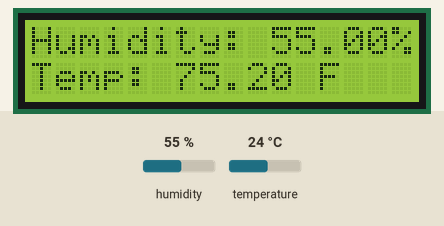
Simulated run of this sketch. Board: Arduino Uno, built with avr-gcc and run on an emulated ATmega328P. Parts: 16×2 character LCD. The inputs (shaded band) are chosen by the test bench; at power-on: humidity 55 %, temperature 24 °C. What the sketch prints to the serial monitor is not drawn.

Above: at 3.6 s.
3.7 s: humidity set to 22 %
At 6.5 s:
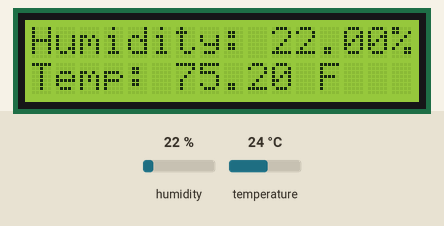
8.2 s: temperature set to 12 °C
At 10.0 s:
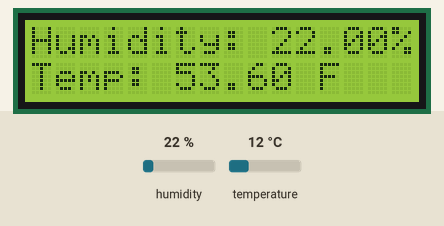
12.7 s: humidity set to 40 %
At 15.9 s:
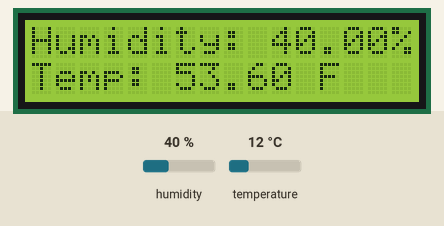
17.2 s: temperature set to 19 °C
At 19.4 s:
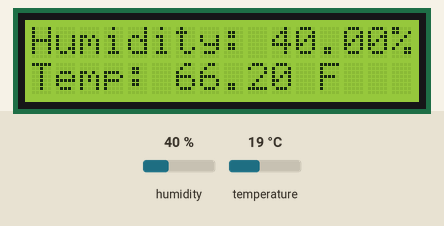
Timing chart, 0 to 20.9 s (numbered marks = the images above; inputs shaded):
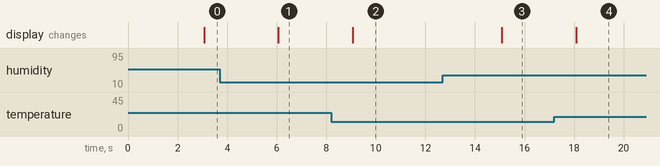

The sketch:

Main.ino
```cpp
//\\ Taha Al-jumaily //\\

#include <dht_nonblocking.h>
#include <LiquidCrystal.h>
#define DHT_SENSOR_TYPE DHT_TYPE_11

static const int DHT_SENSOR_PIN = 2;
DHT_nonblocking dht_sensor( DHT_SENSOR_PIN, DHT_SENSOR_TYPE );

/*
 * Initialize the serial port.
 */
LiquidCrystal lcd(7, 8, 9, 10, 11, 12);
void setup( ){
  Serial.begin( 9600);

  // Initialize LCD
  lcd.begin(16,2);
  }


/*
 * Poll for a measurement, keeping the state machine alive.  Returns
 * true if a measurement is available.
 */
static bool measure_environment( float *temperature, float *humidity ){
  static unsigned long measurement_timestamp = millis( );
  /* Measure once every four seconds. */
  if( millis( ) - measurement_timestamp > 3000ul ){
    if( dht_sensor.measure( temperature, humidity ) == true ){
      measurement_timestamp = millis( );
      return( true );
      }
    }
  return( false );
  }


/*
 * Main program loop.
 */
void loop( ){
  float temperature;
  float humidity;
  float Fahrenheit;
  /* Measure temperature and humidity.  If the functions returns
     true, then a measurement is available. */
  if( measure_environment( &temperature, &humidity ) == true ){
    Fahrenheit = (temperature * 1.8) + 32;
    Serial.print( "T = " );
    Serial.print(Fahrenheit, 1 );
    Serial.print( " deg. F, H = " );
    Serial.print(humidity, 1 );
    Serial.println( "%" );

    // Display humidity and temperature on the LCD
    lcd.clear();
    lcd.setCursor(0,0);
    lcd.print("Humidity: ");
    lcd.print(humidity);
    lcd.print("%");

    lcd.setCursor(0,1);
    lcd.print("Temp: ");
    lcd.print(Fahrenheit);
    lcd.print(" F");


    }
  }
```

Measured:
- after the input at 3.7 s, the display: changes after 2.4 s (image 1)
- after the input at 8.2 s, the display: changes after 0.87 s (image 2)
- after the input at 12.7 s, the display: changes after 2.4 s (image 3)
- after the input at 17.2 s, the display: changes after 0.88 s (image 4)
